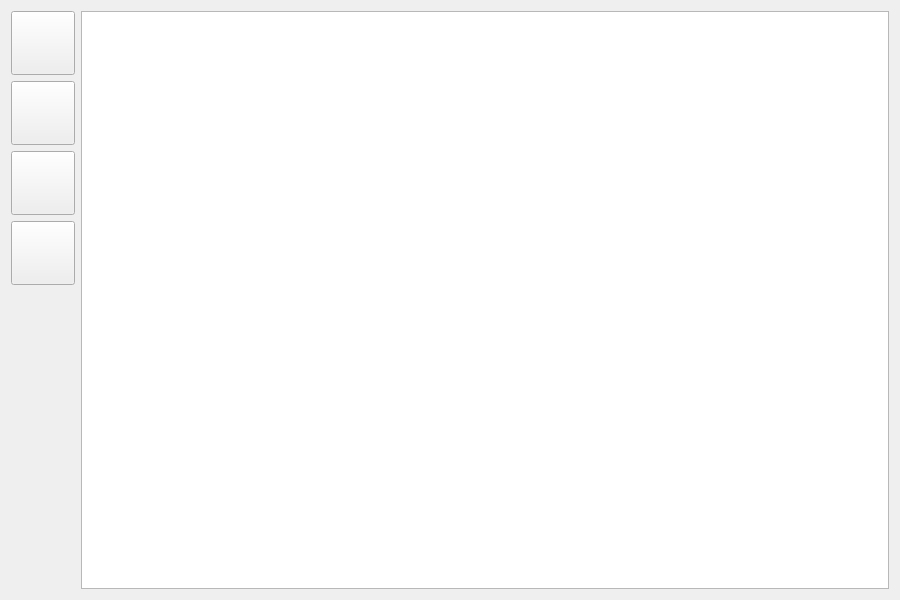
<?xml version="1.0" encoding="UTF-8"?>
<ui version="4.0">
 <class>MainWindow</class>
 <widget class="QMainWindow" name="MainWindow">
  <property name="geometry">
   <rect>
    <x>0</x>
    <y>0</y>
    <width>900</width>
    <height>600</height>
   </rect>
  </property>
  <property name="minimumSize">
   <size>
    <width>900</width>
    <height>600</height>
   </size>
  </property>
  <property name="maximumSize">
   <size>
    <width>900</width>
    <height>600</height>
   </size>
  </property>
  <property name="font">
   <font>
    <family>微软雅黑</family>
    <pointsize>10</pointsize>
   </font>
  </property>
  <property name="windowTitle">
   <string>DTS</string>
  </property>
  <widget class="QWidget" name="centralWidget">
   <layout class="QGridLayout" name="gridLayout">
    <item row="0" column="1">
     <widget class="QPlainTextEdit" name="plainTextEdit">
      <property name="enabled">
       <bool>true</bool>
      </property>
      <property name="sizePolicy">
       <sizepolicy hsizetype="Expanding" vsizetype="Preferred">
        <horstretch>0</horstretch>
        <verstretch>0</verstretch>
       </sizepolicy>
      </property>
      <property name="minimumSize">
       <size>
        <width>500</width>
        <height>500</height>
       </size>
      </property>
      <property name="font">
       <font>
        <family>Courier New</family>
       </font>
      </property>
      <property name="lineWrapMode">
       <enum>QPlainTextEdit::NoWrap</enum>
      </property>
      <property name="readOnly">
       <bool>true</bool>
      </property>
      <property name="maximumBlockCount">
       <number>2000</number>
      </property>
     </widget>
    </item>
    <item row="0" column="0">
     <layout class="QVBoxLayout" name="verticalLayout">
      <item>
       <widget class="QPushButton" name="buttonSysConfig">
        <property name="sizePolicy">
         <sizepolicy hsizetype="Fixed" vsizetype="Fixed">
          <horstretch>0</horstretch>
          <verstretch>0</verstretch>
         </sizepolicy>
        </property>
        <property name="minimumSize">
         <size>
          <width>64</width>
          <height>64</height>
         </size>
        </property>
        <property name="maximumSize">
         <size>
          <width>64</width>
          <height>64</height>
         </size>
        </property>
        <property name="text">
         <string/>
        </property>
        <property name="icon">
         <iconset>
          <normaloff>:/DTS/action_sysconfig</normaloff>:/DTS/action_sysconfig</iconset>
        </property>
        <property name="iconSize">
         <size>
          <width>64</width>
          <height>64</height>
         </size>
        </property>
       </widget>
      </item>
      <item>
       <widget class="QPushButton" name="buttonRunConfig">
        <property name="sizePolicy">
         <sizepolicy hsizetype="Fixed" vsizetype="Fixed">
          <horstretch>0</horstretch>
          <verstretch>0</verstretch>
         </sizepolicy>
        </property>
        <property name="minimumSize">
         <size>
          <width>64</width>
          <height>64</height>
         </size>
        </property>
        <property name="maximumSize">
         <size>
          <width>64</width>
          <height>64</height>
         </size>
        </property>
        <property name="text">
         <string/>
        </property>
        <property name="icon">
         <iconset>
          <normaloff>:/DTS/action_runconfig</normaloff>:/DTS/action_runconfig</iconset>
        </property>
        <property name="iconSize">
         <size>
          <width>64</width>
          <height>64</height>
         </size>
        </property>
       </widget>
      </item>
      <item>
       <widget class="QPushButton" name="buttonSynConfig">
        <property name="sizePolicy">
         <sizepolicy hsizetype="Fixed" vsizetype="Fixed">
          <horstretch>0</horstretch>
          <verstretch>0</verstretch>
         </sizepolicy>
        </property>
        <property name="minimumSize">
         <size>
          <width>64</width>
          <height>64</height>
         </size>
        </property>
        <property name="maximumSize">
         <size>
          <width>64</width>
          <height>64</height>
         </size>
        </property>
        <property name="text">
         <string/>
        </property>
        <property name="icon">
         <iconset>
          <normaloff>:/DTS/action_synconfig</normaloff>:/DTS/action_synconfig</iconset>
        </property>
        <property name="iconSize">
         <size>
          <width>64</width>
          <height>64</height>
         </size>
        </property>
       </widget>
      </item>
      <item>
       <widget class="QPushButton" name="buttonExit">
        <property name="sizePolicy">
         <sizepolicy hsizetype="Fixed" vsizetype="Fixed">
          <horstretch>0</horstretch>
          <verstretch>0</verstretch>
         </sizepolicy>
        </property>
        <property name="minimumSize">
         <size>
          <width>64</width>
          <height>64</height>
         </size>
        </property>
        <property name="maximumSize">
         <size>
          <width>64</width>
          <height>64</height>
         </size>
        </property>
        <property name="text">
         <string/>
        </property>
        <property name="icon">
         <iconset>
          <normaloff>:/DTS/action_logout</normaloff>:/DTS/action_logout</iconset>
        </property>
        <property name="iconSize">
         <size>
          <width>64</width>
          <height>64</height>
         </size>
        </property>
       </widget>
      </item>
      <item>
       <spacer name="verticalSpacer">
        <property name="orientation">
         <enum>Qt::Vertical</enum>
        </property>
        <property name="sizeHint" stdset="0">
         <size>
          <width>20</width>
          <height>40</height>
         </size>
        </property>
       </spacer>
      </item>
     </layout>
    </item>
   </layout>
  </widget>
  <action name="m_ActionExit">
   <property name="icon">
    <iconset>
     <normaloff>:/DTS/action_logout</normaloff>:/DTS/action_logout</iconset>
   </property>
   <property name="text">
    <string>退出</string>
   </property>
   <property name="toolTip">
    <string>退出</string>
   </property>
  </action>
  <action name="m_ActionSysConfig">
   <property name="icon">
    <iconset>
     <normaloff>:/DTS/action_sysconfig</normaloff>:/DTS/action_sysconfig</iconset>
   </property>
   <property name="text">
    <string>系统设置</string>
   </property>
  </action>
  <action name="m_ActionRunConfig">
   <property name="icon">
    <iconset>
     <normaloff>:/DTS/action_runconfig</normaloff>:/DTS/action_runconfig</iconset>
   </property>
   <property name="text">
    <string>运行设置</string>
   </property>
  </action>
  <action name="m_ActionSynConfig">
   <property name="icon">
    <iconset>
     <normaloff>:/DTS/action_synconfig</normaloff>:/DTS/action_synconfig</iconset>
   </property>
   <property name="text">
    <string>同步设置</string>
   </property>
  </action>
  <action name="m_ActionShow">
   <property name="icon">
    <iconset>
     <normaloff>:/DTS/main</normaloff>:/DTS/main</iconset>
   </property>
   <property name="text">
    <string>显示</string>
   </property>
   <property name="toolTip">
    <string>显示</string>
   </property>
  </action>
 </widget>
 <layoutdefault spacing="6" margin="11"/>
 <resources/>
 <connections/>
</ui>
